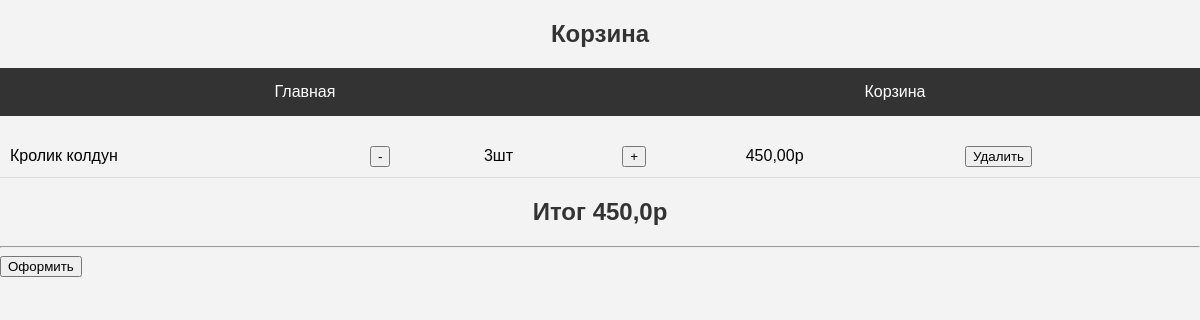
The app's page /cart/ (signed in), older data.
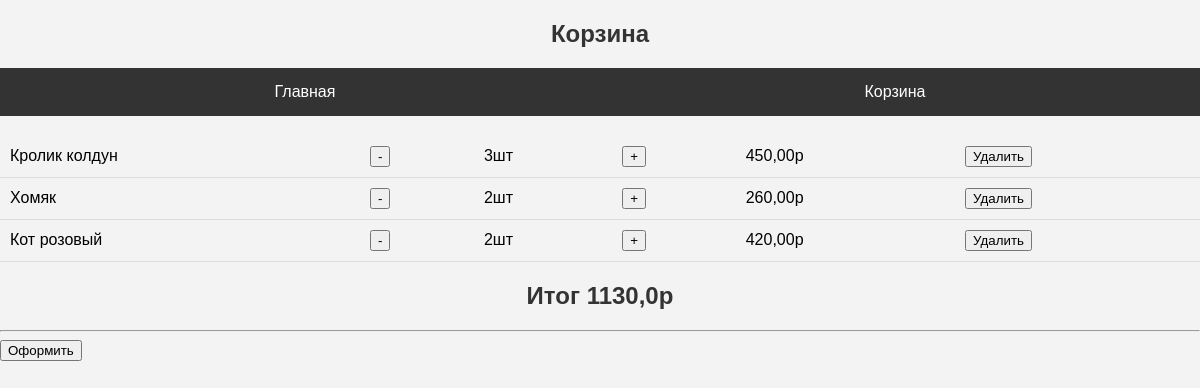
The same page, newer data.
### app/models.py (models this page shows, shortened)
class Cart(models.Model):
    tovar = models.ForeignKey(Tovar, on_delete=models.CASCADE)
    count = models.IntegerField()
    summa = models.DecimalField(decimal_places=2, max_digits=8)
    user = models.ForeignKey(User, on_delete=models.CASCADE, null=True, blank=True)
    def calcSumma(self):
        return self.count*(self.tovar.price - self.tovar.discount/100*self.tovar.price)

class Tovar(models.Model):
    name = models.CharField(max_length=50, verbose_name='Название')
    price = models.IntegerField(verbose_name='Цена')
    image = models.CharField(max_length=500,verbose_name='Картинка')
    discount = models.FloatField(default=0, verbose_name='Скидка')

### app/views.py (the view, shortened to what this page needs)
# urls.py: path('cart/', views.toCart, name='tocart'),
def toCart(req):
    items = Cart.objects.filter(user=req.user)
    forma = OrderForm()
    total=0
    for i in items:
        total += i.calcSumma()
    total = round(total,2)
    data={'tovari':items, 'total':total, 'formaorder':forma}
    return render(req,'cart.html',data)

### templates/cart.html (shortened to what this page needs)
<!DOCTYPE html>
{% load static %}
<html lang="en">
<head>
    <link rel="stylesheet" href="{% static '1.css' %}">
</head>
<body>
    <h2>Корзина</h2>
    <header>
        <a href="{% url 'home' %}">Главная</a>
        <a href="{% url 'tocart' %}">Корзина</a>
    </header>
    <table>
        {% for one in tovari %}
            <tr>
                <td>{{ one.tovar.name }}</td>
                <td><a href="{% url 'count' -1 one.id %}">
                    <button> - </button>
                </a></td>
                <td>{{ one.count }}шт</td>
                <td><a href="{% url 'count' 1 one.id %}">
                    <button> + </button>
                </a></td>
                <td>{{ one.summa }}р</td>
                <td><a href="{% url 'delete' one.id %}">
                    <button>Удалить</button>
                </a></td>
            </tr>
        {% endfor %}
    </table>
    <h2>Итог {{ total }}р</h2>
    <hr>
<button id="formbut">Оформить</button>
</body>
</html>

### app/static/1.css (style rules this page uses)
body { font-family: Arial, sans-serif; margin: 0; padding: 0; background-color: #f3f3f3; }
h2 { text-align: center; color: #333; }
header { background-color: #333; padding: 10px; display: flex; justify-content: space-around; }
header a { color: #fff; text-decoration: none; padding: 5px 10px; border-radius: 5px; }
table { width: 100%; border-collapse: collapse; margin-top: 20px; }
table td, table th { padding: 10px; text-align: left; border-bottom: 1px solid #ddd; }

Row changes from the older to the newer data that the page shows:
added Cart: tovar.name "Хомяк", count "2", summa "260,00"
added Cart: tovar.name "Кот розовый", count "2", summa "420,00"
Text that changed along with them:
{{ total }}: "450,0" → "1130,0"
